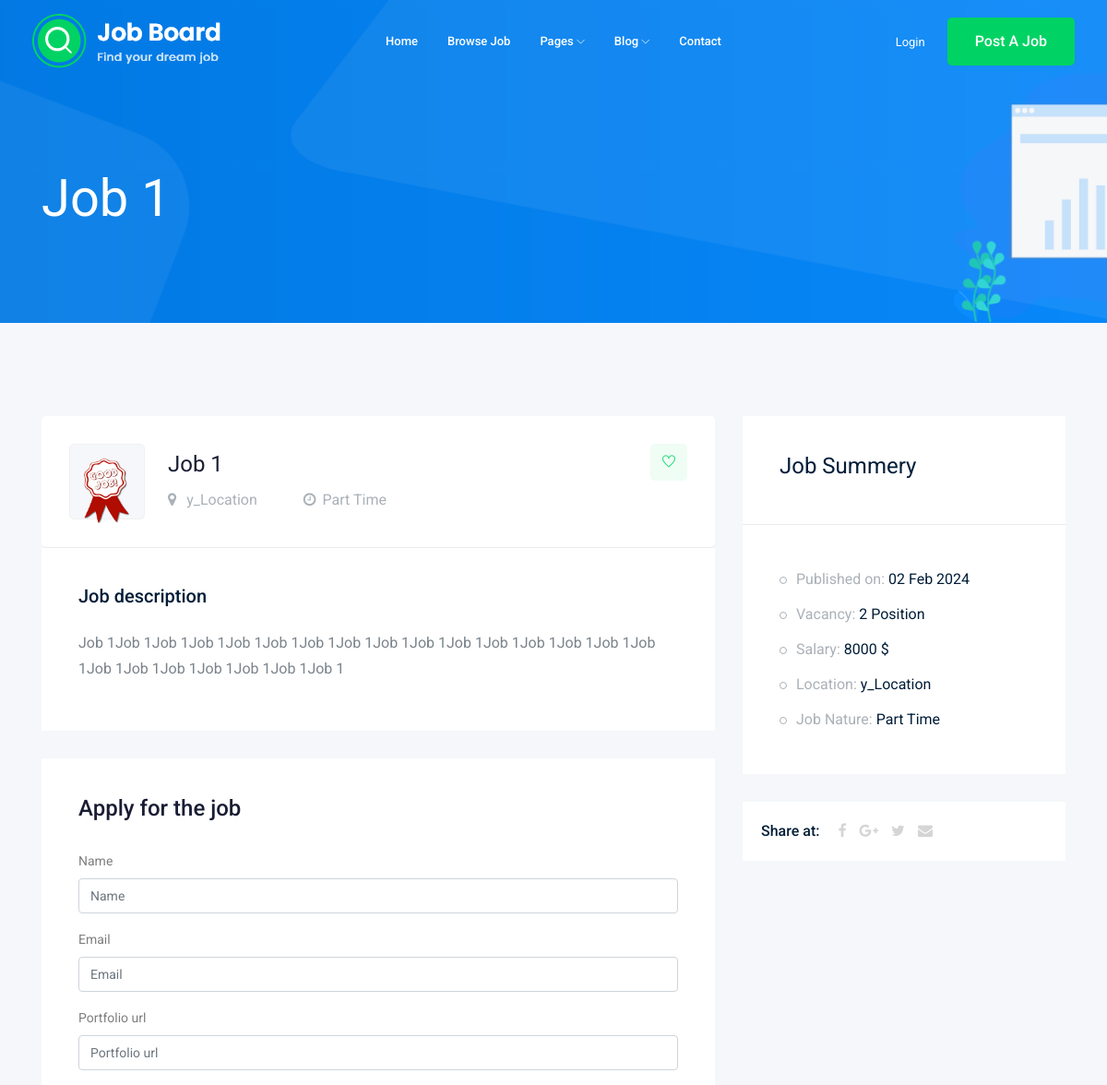
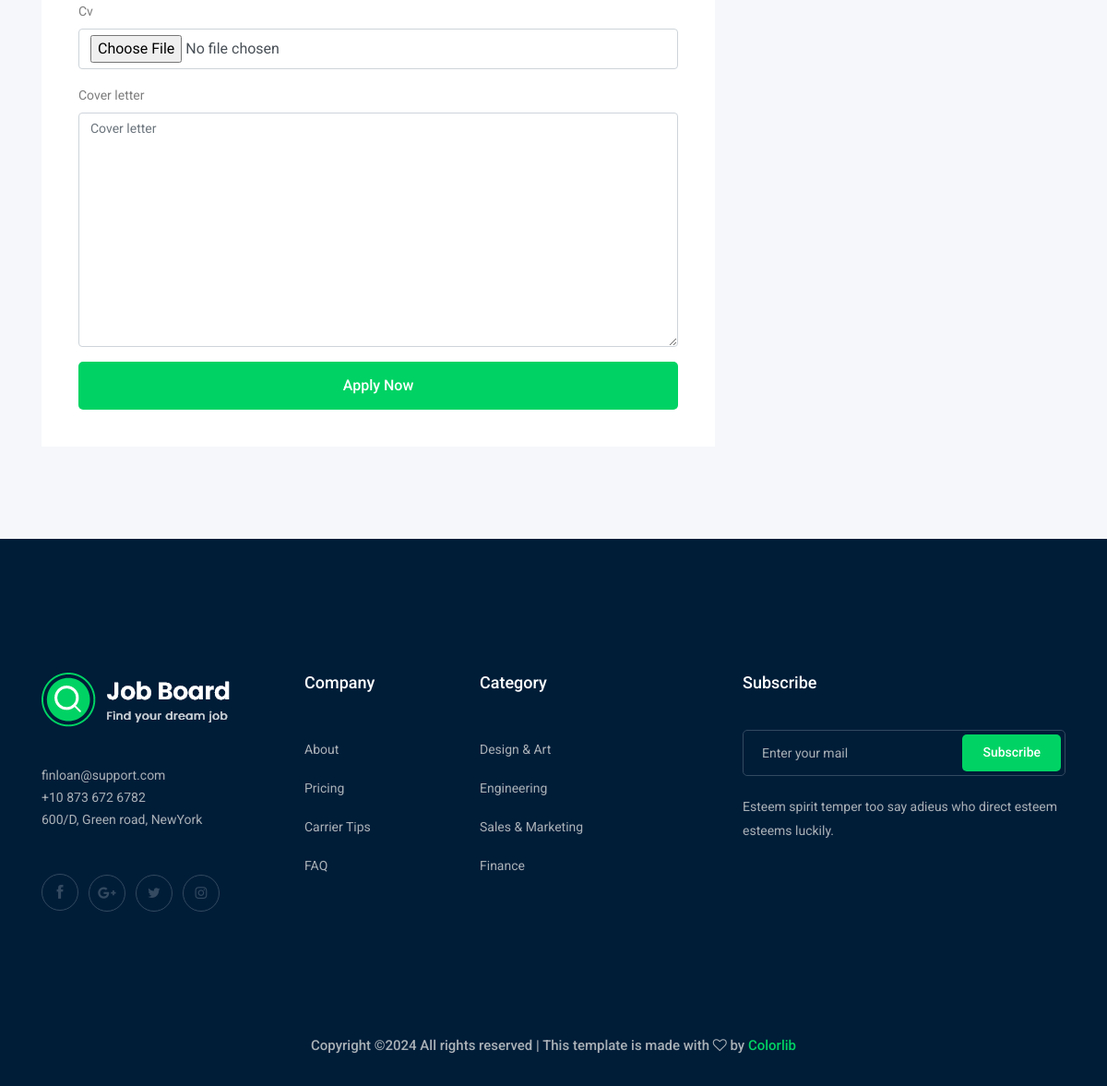
/jobs/job-1, run on the app's committed database (2 pictures, top to bottom).
### job/models.py (models this page shows, shortened)
class Jobs(models.Model):
    owner = models.ForeignKey(User, verbose_name=("Job_Owner"), on_delete=models.CASCADE)
    title = models.CharField(max_length=60, default=None)
    image = models.ImageField(upload_to=upload_image) # TODO: Use Function (upload_image)
    location = models.CharField(max_length=255, help_text="Enter the location text")
    job_type = models.CharField(max_length=15, choices=JOB_TYPE)
    description = models.TextField(max_length= 1200,default=None)
    published_at = models.DateTimeField(auto_now=True) # published at a job
    Vacancy = models.IntegerField(default=1) # Number of employees required
    salary = models.IntegerField()
    experience = models.IntegerField(default=1) #experience years
    category = models.ForeignKey(categories, on_delete= models.CASCADE)
    slug = models.SlugField(blank=True, null = True)
    def __str__(self):
        return self.title
    class Meta:
        verbose_name_plural = ('Jobs')

### job/views.py (the view)
# urls.py: path('<str:slug>', views.job_detail,name='job_detail'),
def job_detail(request, slug):
    job_detail = Jobs.objects.get(slug=slug)
    if request.method=='POST':
        form = ApplyJob(request.POST,request.FILES)
        if form.is_valid():
            MyForm= form.save(commit=False)
            MyForm.job=job_detail
            MyForm.save()
    else:
        form = ApplyJob()
    context = {"job": job_detail,"Form_Apply": form}
    return render(request,'job/job_detail.html', context)

### job/forms.py
class ApplyJob(forms.ModelForm):
    class Meta:
        model = apply_job
        fields = ('name', 'email','portfolio_url','cv','cover_letter')

### job/templates/job/job_detail.html (shortened to what this page needs)
{% extends "base.html" %}
{% load django_bootstrap5 %}
{% block content %}
    <div class="bradcam_area bradcam_bg_1">
        <div class="container">
            <div class="row">
                <div class="col-xl-12">
                    <div class="bradcam_text">
                        <h3>{{job}}</h3>
                    </div>
                </div>
            </div>
        </div>
    </div>
    <div class="job_details_area">
        <div class="container">
            <div class="row">
                <div class="col-lg-8">
                    <div class="job_details_header">
                        <div class="single_jobs white-bg d-flex justify-content-between">
                            <div class="jobs_left d-flex align-items-center">
                                <div class="thumb">
                                    <img style="max-width: 100%;" src="{{job.image.url}}" alt="">
                                </div>
                                <div class="jobs_conetent">
                                    <a href="#"><h4>{{job.title}}</h4></a>
                                    <div class="links_locat d-flex align-items-center">
                                        <div class="location">
                                            <p> <i class="fa fa-map-marker"></i> {{job.location}}</p>
                                        </div>
                                        <div class="location">
                                            <p> <i class="fa fa-clock-o"></i>{{job.job_type}}</p>
                                        </div>
                                    </div>
                                </div>
                            </div>
                            <div class="jobs_right">
                                <div class="apply_now">
                                    <a class="heart_mark" href="#"> <i class="ti-heart"></i> </a>
                                </div>
                            </div>
                        </div>
                    </div>
                    <div class="descript_wrap white-bg">
                        <div class="single_wrap">
                            <h4>Job description</h4>
                            <p>{{job.description}}</p>
                        </div>
                    </div>
                    <div class="apply_job_form white-bg">
                        <h4>Apply for the job</h4>
                            <form  method="post" class="form" enctype="multipart/form-data">
                                {% bootstrap_form Form_Apply %}
                                <div class="submit_btn">
                                    <button class="boxed-btn3 w-100" type="submit">Apply Now</button>
                                </div>
                            </form>
                    </div>
                </div>
                <div class="col-lg-4">
                    <div class="job_sumary">
                        <div class="summery_header">
                            <h3>Job Summery</h3>
                        </div>
                        <div class="job_content">
                            <ul>
                                <li>Published on: <span>{{job.published_at|date:"d M o"}}</span></li>
                                <li>Vacancy: <span>{{job.Vacancy}} Position</span></li>
                                <li>Salary: <span>{{job.salary}} $</span></li>
                                <li>Location: <span>{{job.location}}</span></li>
                                <li>Job Nature: <span>{{job.job_type}}</span></li>
                            </ul>
                        </div>
                    </div>
                    <div class="share_wrap d-flex">
                        <span>Share at:</span>
                        <ul>
                            <li><a href="#"> <i class="fa fa-facebook"></i></a> </li>
                            <li><a href="#"> <i class="fa fa-google-plus"></i></a> </li>
                            <li><a href="#"> <i class="fa fa-twitter"></i></a> </li>
                            <li><a href="#"> <i class="fa fa-envelope"></i></a> </li>
                        </ul>
                    </div>
                    <div class="job_location_wrap">
                        <div class="job_lok_inner">
                            <div id="map" style="height: 200px;"></div>
                          </div>
                    </div>
                </div>
            </div>
        </div>
    </div>
{% endblock content %}

### data on the page
Jobs: title "Job 1", image (picture), location "y_Location", job_type "Part Time", description "Job 1Job 1Job 1Job 1Job 1Job 1Job 1Job 1Job 1Job 1Job 1Job 1Job 1Job 1Job 1Job 1Job 1Job 1Job 1Job 1Job 1Job 1Job 1", published_at "02 Feb 2024", Vacancy "2", salary "8000"
